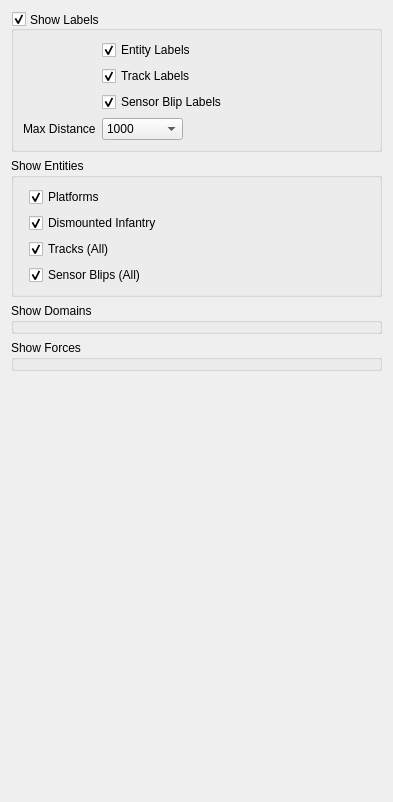
           <widget class="QWidget" name="scrollAreaWidgetContents">
            <property name="geometry">
             <rect>
              <x>0</x>
              <y>0</y>
              <width>393</width>
              <height>802</height>
             </rect>
            </property>
            <layout class="QVBoxLayout" name="verticalLayout">
             <item>
              <widget class="QGroupBox" name="mVisLabelGroup">
               <property name="title">
                <string>Show Labels</string>
               </property>
               <property name="alignment">
                <set>Qt::AlignJustify|Qt::AlignVCenter</set>
               </property>
               <property name="checkable">
                <bool>true</bool>
               </property>
               <layout class="QFormLayout" name="formLayout_8">
                <property name="fieldGrowthPolicy">
                 <enum>QFormLayout::FieldsStayAtSizeHint</enum>
                </property>
                <item row="0" column="1">
                 <widget class="QCheckBox" name="mVisEntityChk">
                  <property name="text">
                   <string>Entity Labels</string>
                  </property>
                  <property name="checked">
                   <bool>true</bool>
                  </property>
                 </widget>
                </item>
                <item row="1" column="1">
                 <widget class="QCheckBox" name="mVisTrackChk">
                  <property name="text">
                   <string>Track Labels</string>
                  </property>
                  <property name="checked">
                   <bool>true</bool>
                  </property>
                 </widget>
                </item>
                <item row="2" column="1">
                 <widget class="QCheckBox" name="mVisBlipChk">
                  <property name="text">
                   <string>Sensor Blip Labels</string>
                  </property>
                  <property name="checked">
                   <bool>true</bool>
                  </property>
                 </widget>
                </item>
                <item row="3" column="0">
                 <widget class="QLabel" name="mVisDistLabel">
                  <property name="text">
                   <string>Max Distance</string>
                  </property>
                 </widget>
                </item>
                <item row="3" column="1">
                 <widget class="QComboBox" name="mVisMaxDistCombo">
                  <property name="currentIndex">
                   <number>3</number>
                  </property>
                  <item>
                   <property name="text">
                    <string>50</string>
                   </property>
                  </item>
                  <item>
                   <property name="text">
                    <string>100</string>
                   </property>
                  </item>
                  <item>
                   <property name="text">
                    <string>500</string>
                   </property>
                  </item>
                  <item>
                   <property name="text">
                    <string>1000</string>
                   </property>
                  </item>
                  <item>
                   <property name="text">
                    <string>2500</string>
                   </property>
                  </item>
                  <item>
                   <property name="text">
                    <string>5000</string>
                   </property>
                  </item>
                  <item>
                   <property name="text">
                    <string>10000</string>
                   </property>
                  </item>
                  <item>
                   <property name="text">
                    <string>Unlimited</string>
                   </property>
                  </item>
                 </widget>
                </item>
               </layout>
               <zorder>mVisTrackChk</zorder>
               <zorder>mVisBlipChk</zorder>
               <zorder>mVisDistLabel</zorder>
               <zorder>mVisMaxDistCombo</zorder>
               <zorder>mVisEntityChk</zorder>
              </widget>
             </item>
             <item>
              <widget class="QGroupBox" name="mVisEntityGroup">
               <property name="title">
                <string>Show Entities</string>
               </property>
               <property name="checkable">
                <bool>false</bool>
               </property>
               <layout class="QFormLayout" name="formLayout_9">
                <property name="fieldGrowthPolicy">
                 <enum>QFormLayout::FieldsStayAtSizeHint</enum>
                </property>
                <item row="0" column="1">
                 <widget class="QCheckBox" name="mVisShowPlatforms">
                  <property name="text">
                   <string>Platforms</string>
                  </property>
                  <property name="checked">
                   <bool>true</bool>
                  </property>
                 </widget>
                </item>
                <item row="1" column="1">
                 <widget class="QCheckBox" name="mVisShowHumans">
                  <property name="text">
                   <string>Dismounted Infantry</string>
                  </property>
                  <property name="checked">
                   <bool>true</bool>
                  </property>
                 </widget>
                </item>
                <item row="2" column="1">
                 <widget class="QCheckBox" name="mVisShowTracks">
                  <property name="text">
                   <string>Tracks (All)</string>
                  </property>
                  <property name="checked">
                   <bool>true</bool>
                  </property>
                 </widget>
                </item>
                <item row="3" column="1">
                 <widget class="QCheckBox" name="mVisShowBlips">
                  <property name="text">
                   <string>Sensor Blips (All)</string>
                  </property>
                  <property name="checked">
                   <bool>true</bool>
                  </property>
                 </widget>
                </item>
               </layout>
              </widget>
             </item>
             <item>
              <widget class="QGroupBox" name="mVisDomainGroup">
               <property name="layoutDirection">
                <enum>Qt::LeftToRight</enum>
               </property>
               <property name="title">
                <string>Show Domains</string>
               </property>
              </widget>
             </item>
             <item>
              <widget class="QGroupBox" name="mVisForceGroup">
               <property name="title">
                <string>Show Forces</string>
               </property>
              </widget>
             </item>
             <item>
              <spacer>
               <property name="orientation">
                <enum>Qt::Vertical</enum>
               </property>
               <property name="sizeHint" stdset="0">
                <size>
                 <width>20</width>
                 <height>40</height>
                </size>
               </property>
              </spacer>
             </item>
            </layout>
           </widget>
